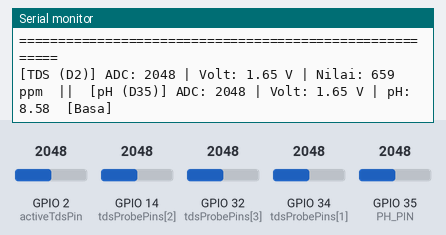
Bench run of a sketch on a simulated ESP32. Parts: the last lines printed to the serial monitor. The inputs (shaded band) are chosen by the test bench; at power-on: GPIO 35 (PH_PIN) = 2048, GPIO 2 (activeTdsPin) = 2048, GPIO 14 (tdsProbePins[2]) = 2048, GPIO 32 (tdsProbePins[3]) = 2048, GPIO 34 (tdsProbePins[1]) = 2048.

Above: at 2.2 s.
2.3 s: GPIO 35 (PH_PIN) set to 2235
3.8 s: GPIO 35 (PH_PIN) set to 2322
At 7.0 s:
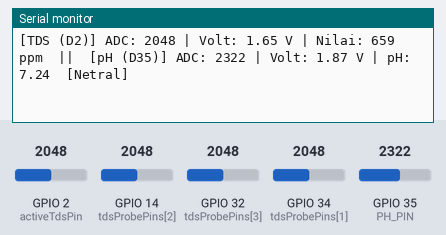
11.3 s: GPIO 35 (PH_PIN) set to 2414
At 12.6 s:
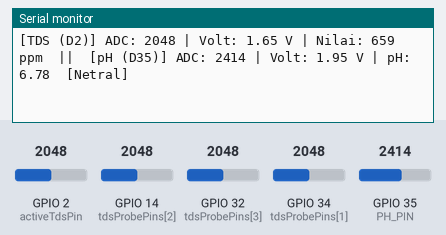
12.8 s: GPIO 35 (PH_PIN) set to 2511
At 14.8 s:
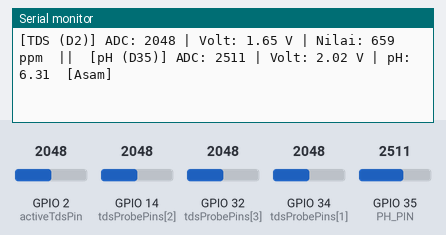

Measured:
- the behaviour switches between 2268 and 2269 on GPIO 35 (PH_PIN) (found by bisection; images 0 and 1)
- the behaviour switches between 2471 and 2472 on GPIO 35 (PH_PIN) (found by bisection; images 2 and 3)
- after the input at 3.8 s, the serial monitor: prints a new line after 2.2 s (image 1)
- after the input at 11.3 s, the serial monitor: prints a new line after 0.72 s (image 2)
- after the input at 12.8 s, the serial monitor: prints a new line after 1.2 s (image 3)

The sketch:

kode.ino
```cpp
/*
  Program Monitoring Kualitas Air: Sensor TDS & pH Meter (ESP32)
  Dengan Fitur Auto-Detect Pin TDS (D2 / D34 / D14) & Sensor pH
*/

#include <Arduino.h>

#define VREF 3.3         // Tegangan referensi ADC ESP32
#define SCOUNT 30        // Jumlah sampel untuk filter median

// Daftar pin TDS yang dipindai otomatis (D2, D34, D14, D32)
const int tdsProbePins[] = {2, 34, 14, 32};
const int numTdsPins = sizeof(tdsProbePins) / sizeof(tdsProbePins[0]);
int activeTdsPin = 2;    // Default ke GPIO 2 (D2)

// Pin Sensor pH (default ke GPIO 35 / D35)
#define PH_PIN 35

// Konfigurasi Kalibrasi pH-4502C
// Berdasarkan data tegangan nyata probe kamu:
// Saat air pH 4.0 (asam)  : tegangan terbaca ~2.40 V
// Saat air pH 9.0 (basa)  : tegangan terbaca ~1.58 V
// Slope = (9.0 - 4.0) / (1.58 - 2.40) = -6.10
// Tegangan netral pH 7.0  : ~1.91 V
#define PH_OFFSET 0.00
#define PH_NEUTRAL_VOLT 1.91 // Tegangan saat pH 7.0 (netral, terkalibrasi)
#define PH_SLOPE -6.10       // Slope terkalibrasi (2.40V->pH4, 1.58V->pH9)

int tdsBuffer[SCOUNT];
int tdsBufferIndex = 0;

int phBuffer[SCOUNT];
int phBufferIndex = 0;

float tdsVoltage = 0.0;
float tdsValue = 0.0;
float phVoltage = 0.0;
float phValue = 0.0;
float temperature = 25.0; // Suhu default cairan (25 °C)

int getMedianNum(int bArray[], int iFilterLen);

void setup() {
  Serial.begin(115200);
  delay(1000);

  // Set ADC 11dB (0 - 3.3V)
  analogSetAttenuation(ADC_11db);

  for (int i = 0; i < SCOUNT; i++) {
    tdsBuffer[i] = 0;
    phBuffer[i] = 0;
  }

  Serial.println("\n========================================================");
  Serial.println("  SISTEM MONITORING KUALITAS AIR (TDS & pH METER) ESP32 ");
  Serial.println("========================================================");
  Serial.println("Status Sensor : Auto-Detect Pin TDS + pH Meter (D35)");
  Serial.println("Baud Rate     : 115200 (Interval Update: 1 Detik)");
  Serial.println("========================================================\n");
}

void loop() {
  // 1. Auto-Detect pin TDS: cari pin yang memiliki sinyal tegangan aktif
  int bestTdsPin = activeTdsPin;
  int maxRead = 0;
  for (int i = 0; i < numTdsPins; i++) {
    int val = analogRead(tdsProbePins[i]);
    if (val > maxRead) {
      maxRead = val;
      bestTdsPin = tdsProbePins[i];
    }
  }
  // Jika ditemukan sinyal aktif (> 50 ADC), gunakan pin tersebut
  if (maxRead > 50) {
    activeTdsPin = bestTdsPin;
  }

  // 2. Ambil sampel analog TDS & pH setiap 30 ms
  static unsigned long sampleTimer = 0;
  if (millis() - sampleTimer >= 30) {
    sampleTimer = millis();

    tdsBuffer[tdsBufferIndex] = analogRead(activeTdsPin);
    tdsBufferIndex = (tdsBufferIndex + 1) % SCOUNT;

    phBuffer[phBufferIndex] = analogRead(PH_PIN);
    phBufferIndex = (phBufferIndex + 1) % SCOUNT;
  }

  // 3. Update dan cetak hasil setiap 2 detik (2000 ms)
  static unsigned long printTimer = 0;
  if (millis() - printTimer >= 2000) {
    printTimer = millis();

    // ----------------- PROSES SENSOR TDS -----------------
    int tempTds[SCOUNT];
    for (int i = 0; i < SCOUNT; i++) tempTds[i] = tdsBuffer[i];
    int medianTdsRaw = getMedianNum(tempTds, SCOUNT);

    if (medianTdsRaw < 30) {
      tdsVoltage = 0.0;
      tdsValue = 0.0;
    } else {
      tdsVoltage = (float)medianTdsRaw * (VREF / 4095.0);
      float compCoeff = 1.0 + 0.02 * (temperature - 25.0);
      float compVolt = tdsVoltage / compCoeff;

      if (compVolt > 0.015) {
        tdsValue = (133.42 * compVolt * compVolt * compVolt
                    - 255.86 * compVolt * compVolt
                    + 857.39 * compVolt) * 0.5;
        if (tdsValue < 0) tdsValue = 0;
      } else {
        tdsValue = 0;
      }
    }

    // ----------------- PROSES SENSOR pH ------------------
    int tempPh[SCOUNT];
    for (int i = 0; i < SCOUNT; i++) tempPh[i] = phBuffer[i];
    int medianPhRaw = getMedianNum(tempPh, SCOUNT);

    phVoltage = (float)medianPhRaw * (VREF / 4095.0);

    if (phVoltage <= 0.05) {
      phValue = 0.0; // Probe belum terhubung
    } else {
      // Rumus kalibrasi presisi:
      // Pada 2.10 V -> pH = 7.0 + (2.10 - 2.50) * 7.50 = 7.0 - 3.0 = 4.00 (ASAM)
      // Pada 2.50 V -> pH = 7.0 + (2.50 - 2.50) * 7.50 = 7.0 + 0.0 = 7.00 (NETRAL)
      phValue = 7.0 + ((phVoltage - PH_NEUTRAL_VOLT) * PH_SLOPE) + PH_OFFSET;
      if (phValue < 0.0) phValue = 0.0;
      if (phValue > 14.0) phValue = 14.0;
    }

    // ----------------- TAMPILAN SERIAL -------------------
    Serial.print("[TDS (D");
    Serial.print(activeTdsPin);
    Serial.print(")] ADC: ");
    Serial.print(medianTdsRaw);
    Serial.print(" | Volt: ");
    Serial.print(tdsVoltage, 2);
    Serial.print(" V | Nilai: ");
    Serial.print(tdsValue, 0);
    Serial.print(" ppm");

    Serial.print("  ||  [pH (D35)] ADC: ");
    Serial.print(medianPhRaw);
    Serial.print(" | Volt: ");
    Serial.print(phVoltage, 2);
    Serial.print(" V | pH: ");
    Serial.print(phValue, 2);

    if (phVoltage <= 0.05) {
      Serial.println("  [pH Blm Terpasang]");
    } else if (phValue < 6.5) {
      Serial.println("  [Asam]");
    } else if (phValue <= 7.5) {
      Serial.println("  [Netral]");
    } else {
      Serial.println("  [Basa]");
    }
  }

  delay(10);
}

// Fungsi pendukung Median Filter
int getMedianNum(int bArray[], int iFilterLen) {
  int bTab[30];
  int len = (iFilterLen > 30) ? 30 : iFilterLen;
  for (byte i = 0; i < len; i++) {
    bTab[i] = bArray[i];
  }
  int i, j, bTemp;
  for (j = 0; j < len - 1; j++) {
    for (i = 0; i < len - j - 1; i++) {
      if (bTab[i] > bTab[i + 1]) {
        bTemp = bTab[i];
        bTab[i] = bTab[i + 1];
        bTab[i + 1] = bTemp;
      }
    }
  }
  int bMedian;
  if ((len & 1) > 0) {
    bMedian = bTab[(len - 1) / 2];
  } else {
    bMedian = (bTab[len / 2] + bTab[len / 2 - 1]) / 2;
  }
  return bMedian;
}
```
